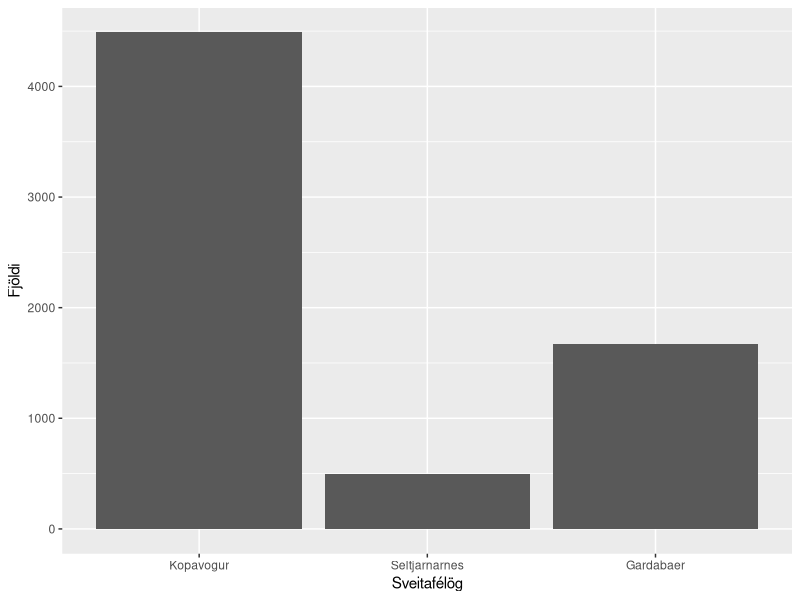
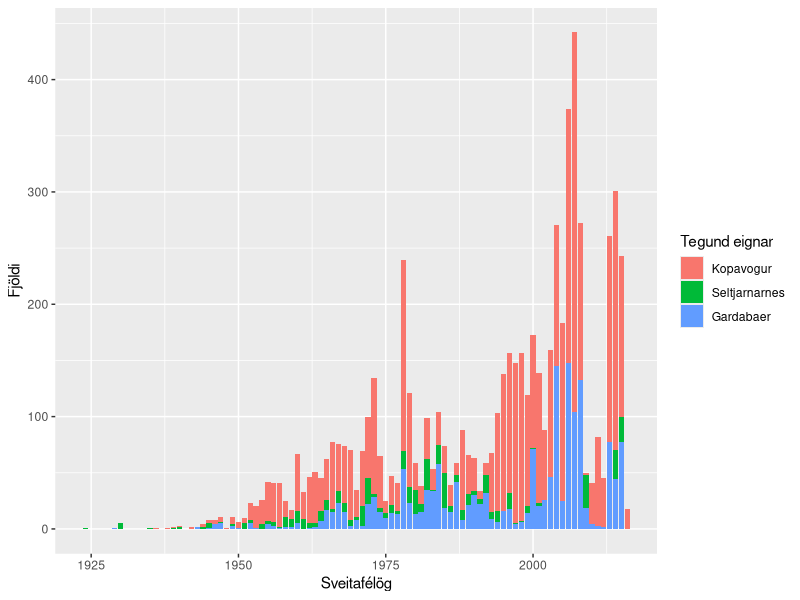
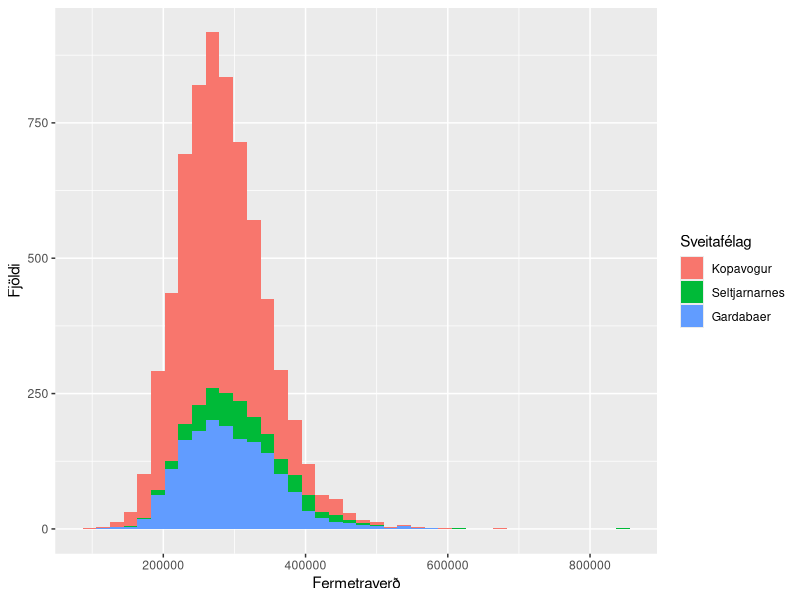
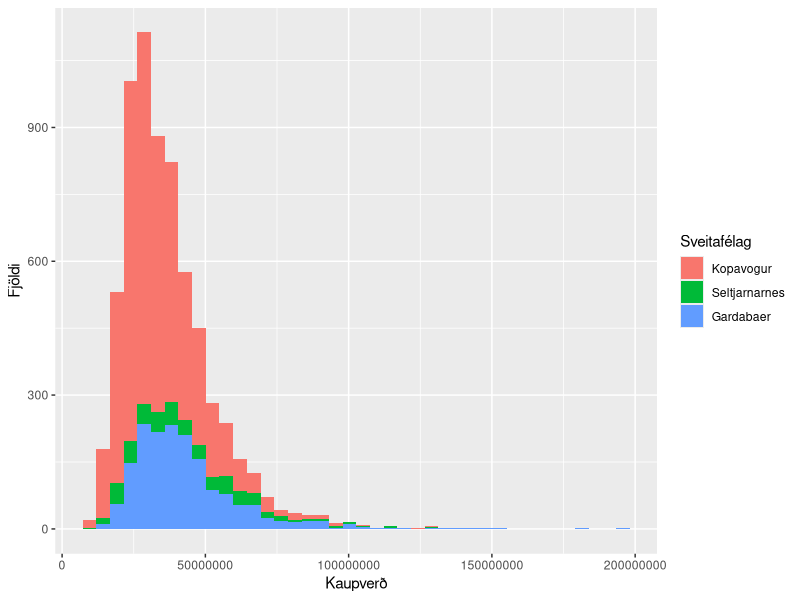
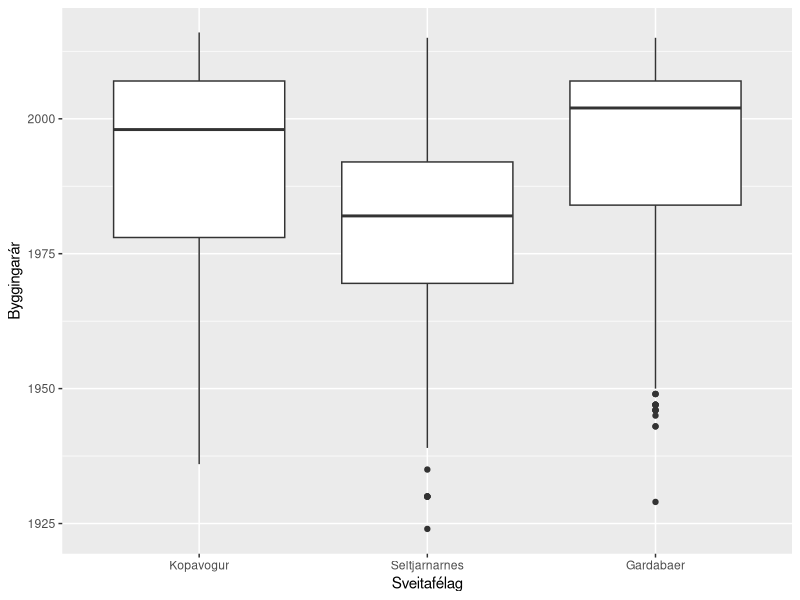
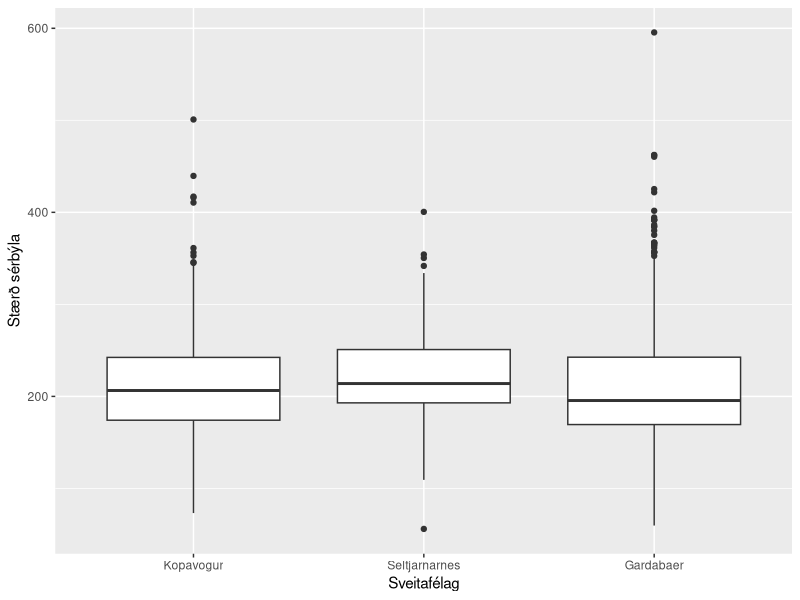
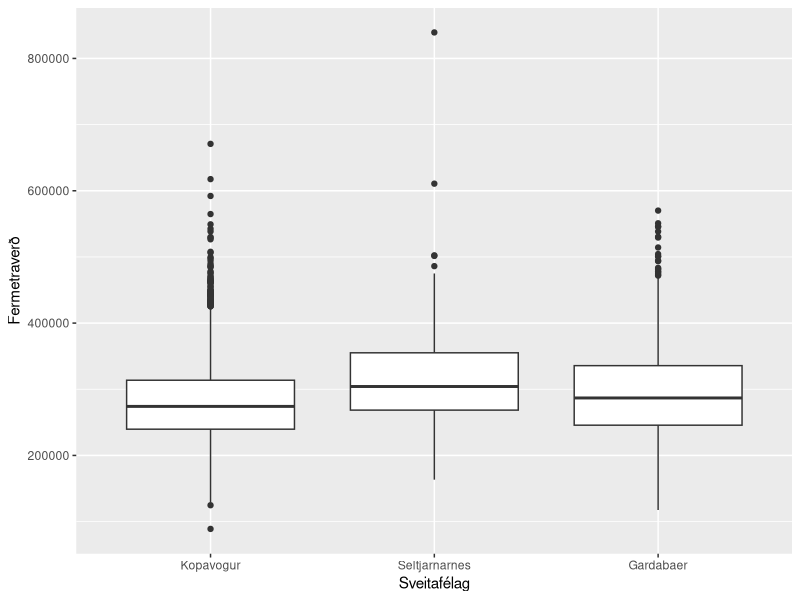
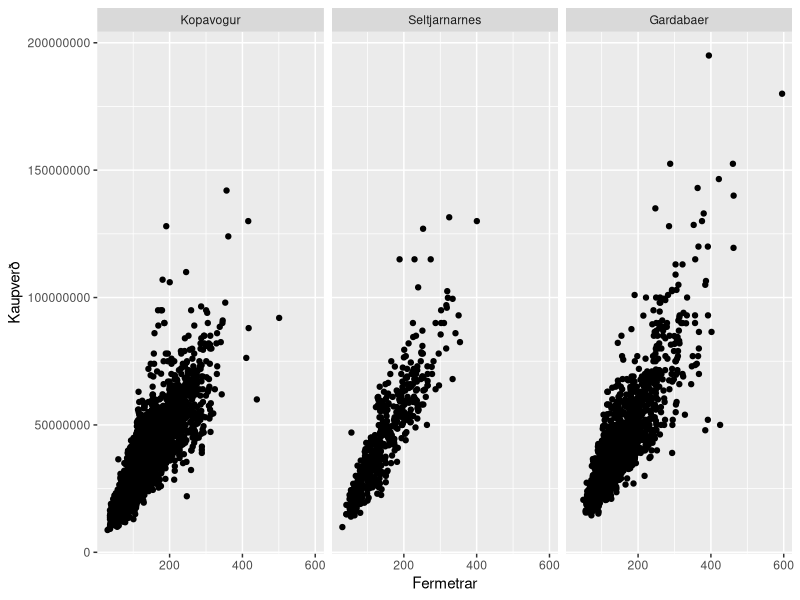

R code for these plots, in order:
## ---- chunk 1
knitr::opts_chunk$set(echo = TRUE)
options(warn=-1)
options(scipen=999)
library(utf8)
library(ggplot2)
library(forcats)
library(dplyr)
options(warn=-1)
## ---- chunk 2
ov <- read.table("husnaedisverd_2017.csv", header=TRUE, sep=";")
## ---- chunk 3
ov$kaupverd = ov$kaupverd*1000
## ---- chunk 4
ov$fermetraverd = ov$kaupverd/ov$birtm2
## ---- chunk 5
ov$teg_eign_groft <- forcats::fct_recode(ov$teg_eign, Sérbýli="Einbýlishús", Sérbýli="Parhús", Sérbýli="Raðhús", Íbúð="Íbúðareign")
## ---- chunk 6
sveitarfelag <- c(1000,1100,1300)
eignir <- dplyr::filter(ov, svfn %in% sveitarfelag)
eignir$svfn[eignir$svfn == 1000] = "Kopavogur"
eignir$svfn[eignir$svfn == 1100] = "Seltjarnarnes"
eignir$svfn[eignir$svfn == 1300] = "Gardabaer"
## ---- chunk 7
eignir$svfn = factor(eignir$svfn, levels=c("Kopavogur","Seltjarnarnes","Gardabaer"))
## ---- chunk 8
ggplot(data=eignir, aes(eignir$svfn), na.rm=TRUE) + geom_bar() + labs(x='Sveitafélög', y="Fjöldi")
## ---- chunk 9
ggplot(data=eignir, aes(x=eignir$byggar, fill=eignir$svfn), na.rm=TRUE) + geom_bar() + labs(x='Sveitafélög', y= "Fjöldi", fill = "Tegund eignar")
## ---- chunk 10

ggplot(data=eignir, aes(x=eignir$fermetraverd, fill=eignir$svfn)) + geom_histogram(bins=40)  + labs(x='Fermetraverð', y= "Fjöldi", fill = "Sveitafélag") 

ggplot(data=eignir, aes(x=eignir$kaupverd, fill=eignir$svfn)) + geom_histogram(bins=40) + labs(x='Kaupverð', y= "Fjöldi", fill = "Sveitafélag")

## ---- chunk 11
ggplot(eignir,aes(x=svfn,y=byggar)) + geom_boxplot() + xlab('Sveitafélag') + ylab('Byggingarár')
## ---- chunk 12
serbyli = dplyr::filter(eignir, grepl("Sérbýli", eignir$teg_eign_groft))
ggplot(data=serbyli, aes(x=serbyli$svfn, y=serbyli$birtm2)) + geom_boxplot() + xlab('Sveitafélag') + ylab('Stærð sérbýla')
## ---- chunk 13
ggplot(eignir,aes(x=svfn,y=fermetraverd)) + geom_boxplot() + xlab('Sveitafélag') + ylab('Fermetraverð')
## ---- chunk 14
ggplot(data=eignir, aes(birtm2, kaupverd)) + geom_point() + facet_grid(.~svfn) + labs(x='Fermetrar', y= "Kaupverð")
## ---- chunk 15
ggplot(data=ov,aes(x=byggar,y=birtm2)) + geom_point() + labs(x='Byggingarár', y= "Fermetrar")
## ---- chunk 16
medal_fverd_eignir <- mean(eignir$fermetraverd)
stadal_fverd_eignir <- sd(eignir$fermetraverd)
## ---- chunk 17
kop = dplyr::filter(eignir, grepl("Kopavogur", eignir$svfn))
gar = dplyr::filter(eignir, grepl("Gardabaer", eignir$svfn))
nes = dplyr::filter(eignir, grepl("Seltjarnarnes", eignir$svfn))
midgildi_byggar_kop <- median(kop$byggar, na.rm=TRUE)
midgildi_byggar_gar <- median(gar$byggar, na.rm=TRUE)
midgildi_byggar_nes <- median(nes$byggar, na.rm=TRUE)
## ---- chunk 18
badkor <- dplyr::filter(eignir,teg_eign_groft=="Sérbýli",fjbkar==2)
serbyli_2badkor <- nrow(badkor)
## ---- chunk 19
prop.table(table(eignir$teg_eign_groft, eignir$svfn))
table(eignir$teg_eign_groft, eignir$svfn)
## ---- chunk 20
prop.table(table(eignir$teg_eign_groft, eignir$svfn))
## ---- chunk 21
eignir %>%
  group_by(svfn,teg_eign_groft) %>%
  summarise(meðaltal = mean(fermetraverd), miðgildi = median(fermetraverd), staðalfrávik = sd(fermetraverd),fjoldi=n())
## ---- chunk 22
eignir %>%
  group_by(svfn,teg_eign_groft="Sérbýli") %>%
  summarise(meðaltal = mean(birtm2), miðgildi = median(birtm2), staðalfrávik = sd(birtm2))
